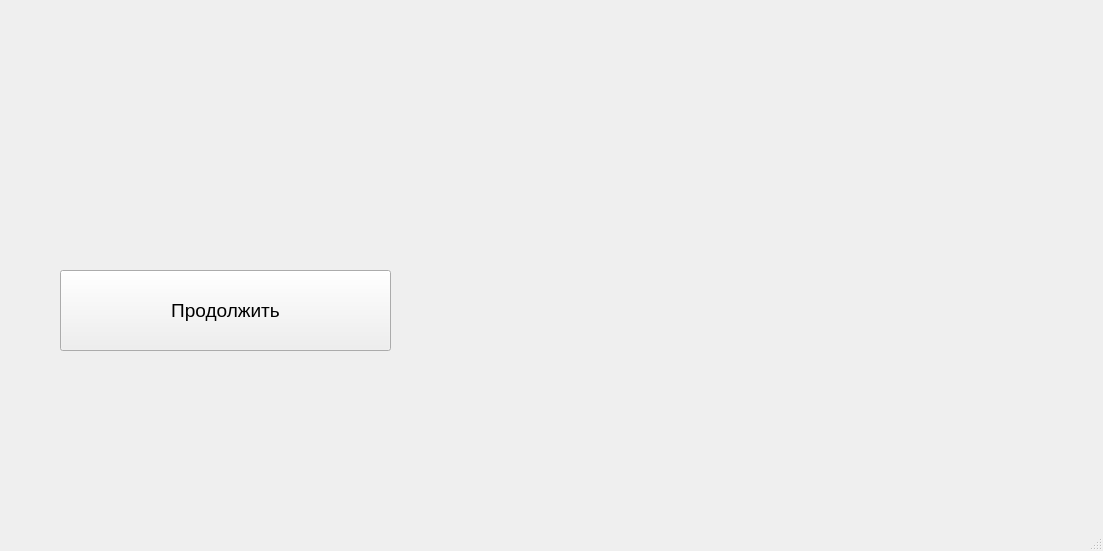
<?xml version="1.0" encoding="UTF-8"?>
<ui version="4.0">
 <class>MainWindow</class>
 <widget class="QMainWindow" name="MainWindow">
  <property name="geometry">
   <rect>
    <x>0</x>
    <y>0</y>
    <width>1103</width>
    <height>551</height>
   </rect>
  </property>
  <property name="windowTitle">
   <string>MainWindow</string>
  </property>
  <widget class="QWidget" name="centralwidget">
   <widget class="QLabel" name="label">
    <property name="geometry">
     <rect>
      <x>450</x>
      <y>10</y>
      <width>640</width>
      <height>480</height>
     </rect>
    </property>
    <property name="text">
     <string/>
    </property>
   </widget>
   <widget class="QLabel" name="label_2">
    <property name="geometry">
     <rect>
      <x>60</x>
      <y>160</y>
      <width>331</width>
      <height>81</height>
     </rect>
    </property>
    <property name="text">
     <string/>
    </property>
   </widget>
   <widget class="QPushButton" name="pushButton">
    <property name="geometry">
     <rect>
      <x>60</x>
      <y>270</y>
      <width>331</width>
      <height>81</height>
     </rect>
    </property>
    <property name="font">
     <font>
      <pointsize>14</pointsize>
     </font>
    </property>
    <property name="text">
     <string>Продолжить</string>
    </property>
   </widget>
  </widget>
  <widget class="QMenuBar" name="menubar">
   <property name="geometry">
    <rect>
     <x>0</x>
     <y>0</y>
     <width>1103</width>
     <height>21</height>
    </rect>
   </property>
  </widget>
  <widget class="QStatusBar" name="statusbar"/>
 </widget>
 <resources/>
 <connections/>
</ui>
